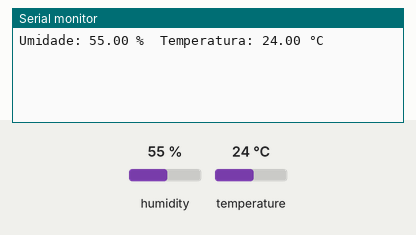
Bench run of a sketch on a simulated ESP8266 (NodeMCU). Shown: the last lines printed to the serial monitor. The test bench sets the inputs (shaded band); at power-on: humidity 55 %, temperature 24 °C. WiFi joins after 1.5 s; servers stay silent unless stated.

Above: at 3.0 s.
3.1 s: humidity set to 22 %
At 7.3 s:
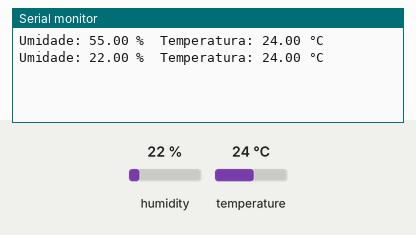
9.1 s: temperature set to 12 °C
At 13.1 s:
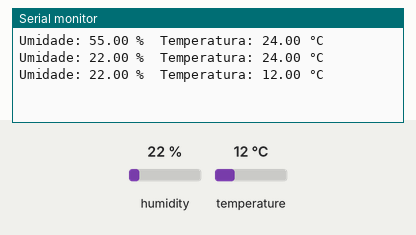
15.1 s: humidity set to 40 %
At 17.8 s:
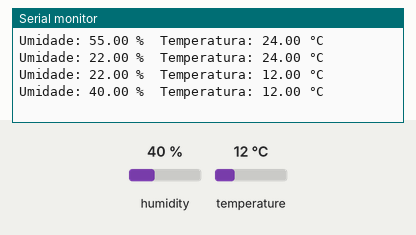
Timing chart, 0 to 19.3 s (numbered marks = the images above; inputs shaded):
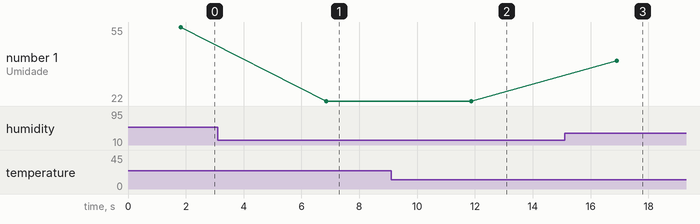

The sketch:

sketch_jul2a.ino
```cpp
// Blynk Credentials
#define BLYNK_TEMPLATE_ID "TMPL2WXlL8C8o"
#define BLYNK_TEMPLATE_NAME "HUMIDADE e TEMPERATURA"
#define BLYNK_AUTH_TOKEN "lR35gfOLrNQR883onr36ErcP5vQfq4q8"

#include <DHT.h>
#include <BlynkSimpleEsp8266.h>
#include <ESP8266WiFi.h>

// Wi-Fi Credentials
char ssid[] = "F-IFSertao-PE-ALUNOS";       // Substitua pelo nome do seu Wi-Fi
char pass[] = "#ifsertao@aluno#";           // Substitua pela senha do seu Wi-Fi

// Sensor DHT
#define DHTPIN D7
#define DHTTYPE DHT11

DHT dht(DHTPIN, DHTTYPE);

void setup() {
  Serial.begin(9600);
  Blynk.begin(BLYNK_AUTH_TOKEN, ssid, pass);  // Conecta ao Wi-Fi e ao Blynk
  dht.begin();
}

void loop() {
  Blynk.run();

  float h = dht.readHumidity();
  float t = dht.readTemperature();

  if (isnan(h) || isnan(t)) {
    Serial.println("Falha na leitura do sensor DHT!");
    return;
  }

  Serial.print("Umidade: ");
  Serial.print(h);
  Serial.print(" %\t");
  Serial.print("Temperatura: ");
  Serial.print(t);
  Serial.println(" °C");

  // Envia para o app Blynk
  Blynk.virtualWrite(V0, t);  // V0 = Temperatura
  Blynk.virtualWrite(V1, h);  // V1 = Umidade

  delay(5000);  // Aguarda 5 segundos
}
```

Measured:
- after the input at 3.1 s, the serial monitor: prints a new line after 3.8 s (image 1)
- after the input at 9.1 s, the serial monitor: prints a new line after 2.8 s (image 2)
- after the input at 15.1 s, the serial monitor: prints a new line after 1.8 s (image 3)
- plotted number 1: 55 → 22 after the input at 3.1 s, 22 → 40 after the input at 15.1 s
